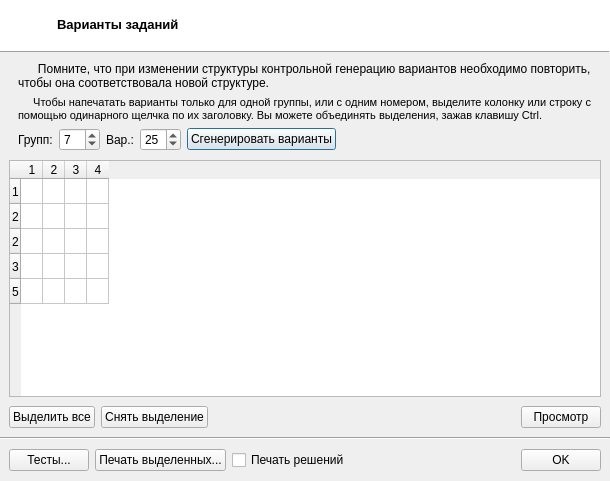
<?xml version="1.0" encoding="UTF-8"?>
<ui version="4.0">
 <class>dlgVariants</class>
 <widget class="QDialog" name="dlgVariants">
  <property name="geometry">
   <rect>
    <x>0</x>
    <y>0</y>
    <width>610</width>
    <height>481</height>
   </rect>
  </property>
  <property name="windowTitle">
   <string>Варианты</string>
  </property>
  <layout class="QGridLayout" name="gridLayout_2">
   <property name="leftMargin">
    <number>0</number>
   </property>
   <property name="topMargin">
    <number>0</number>
   </property>
   <property name="rightMargin">
    <number>0</number>
   </property>
   <property name="bottomMargin">
    <number>1</number>
   </property>
   <property name="spacing">
    <number>0</number>
   </property>
   <item row="0" column="0">
    <widget class="QFrame" name="frame_3">
     <property name="sizePolicy">
      <sizepolicy hsizetype="Preferred" vsizetype="Maximum">
       <horstretch>0</horstretch>
       <verstretch>0</verstretch>
      </sizepolicy>
     </property>
     <property name="styleSheet">
      <string notr="true">border: none;
background: white;</string>
     </property>
     <property name="frameShape">
      <enum>QFrame::StyledPanel</enum>
     </property>
     <property name="frameShadow">
      <enum>QFrame::Raised</enum>
     </property>
     <layout class="QHBoxLayout" name="horizontalLayout">
      <property name="spacing">
       <number>10</number>
      </property>
      <property name="leftMargin">
       <number>15</number>
      </property>
      <item>
       <widget class="QLabel" name="label">
        <property name="minimumSize">
         <size>
          <width>32</width>
          <height>32</height>
         </size>
        </property>
        <property name="maximumSize">
         <size>
          <width>32</width>
          <height>32</height>
         </size>
        </property>
        <property name="text">
         <string/>
        </property>
        <property name="pixmap">
         <pixmap resource="../r.qrc">:/images/apps/gthumb.png</pixmap>
        </property>
       </widget>
      </item>
      <item>
       <widget class="QLabel" name="label_2">
        <property name="text">
         <string>&lt;!DOCTYPE HTML PUBLIC &quot;-//W3C//DTD HTML 4.0//EN&quot; &quot;http://www.w3.org/TR/REC-html40/strict.dtd&quot;&gt;
&lt;html&gt;&lt;head&gt;&lt;meta name=&quot;qrichtext&quot; content=&quot;1&quot; /&gt;&lt;style type=&quot;text/css&quot;&gt;
p, li { white-space: pre-wrap; }
&lt;/style&gt;&lt;/head&gt;&lt;body style=&quot; font-family:'MS Shell Dlg 2'; font-size:8.25pt; font-weight:400; font-style:normal;&quot;&gt;
&lt;p style=&quot; margin-top:0px; margin-bottom:0px; margin-left:0px; margin-right:0px; -qt-block-indent:0; text-indent:0px;&quot;&gt;&lt;span style=&quot; font-size:10pt; font-weight:600;&quot;&gt;Варианты заданий&lt;/span&gt;&lt;/p&gt;&lt;/body&gt;&lt;/html&gt;</string>
        </property>
       </widget>
      </item>
     </layout>
    </widget>
   </item>
   <item row="1" column="0">
    <widget class="Line" name="line_2">
     <property name="frameShadow">
      <enum>QFrame::Raised</enum>
     </property>
     <property name="orientation">
      <enum>Qt::Horizontal</enum>
     </property>
    </widget>
   </item>
   <item row="2" column="0">
    <widget class="QFrame" name="frame_2">
     <property name="sizePolicy">
      <sizepolicy hsizetype="Preferred" vsizetype="MinimumExpanding">
       <horstretch>0</horstretch>
       <verstretch>0</verstretch>
      </sizepolicy>
     </property>
     <property name="frameShadow">
      <enum>QFrame::Raised</enum>
     </property>
     <layout class="QVBoxLayout" name="verticalLayout_2">
      <property name="spacing">
       <number>0</number>
      </property>
      <property name="leftMargin">
       <number>9</number>
      </property>
      <property name="topMargin">
       <number>0</number>
      </property>
      <property name="rightMargin">
       <number>9</number>
      </property>
      <property name="bottomMargin">
       <number>0</number>
      </property>
      <item>
       <widget class="QFrame" name="frame_5">
        <property name="frameShadow">
         <enum>QFrame::Raised</enum>
        </property>
        <layout class="QGridLayout" name="gridLayout">
         <item row="2" column="0">
          <widget class="QLabel" name="label_3">
           <property name="text">
            <string>Групп:</string>
           </property>
          </widget>
         </item>
         <item row="2" column="1">
          <widget class="QSpinBox" name="spnGroups">
           <property name="minimum">
            <number>1</number>
           </property>
           <property name="value">
            <number>7</number>
           </property>
          </widget>
         </item>
         <item row="2" column="2">
          <widget class="QLabel" name="label_4">
           <property name="text">
            <string>Вар.:</string>
           </property>
          </widget>
         </item>
         <item row="2" column="3">
          <widget class="QSpinBox" name="spnVariants">
           <property name="minimum">
            <number>1</number>
           </property>
           <property name="value">
            <number>25</number>
           </property>
          </widget>
         </item>
         <item row="2" column="4">
          <widget class="QPushButton" name="btnGenerate">
           <property name="text">
            <string>Сгенерировать варианты</string>
           </property>
           <property name="default">
            <bool>true</bool>
           </property>
          </widget>
         </item>
         <item row="2" column="5">
          <spacer name="horizontalSpacer_3">
           <property name="orientation">
            <enum>Qt::Horizontal</enum>
           </property>
           <property name="sizeHint" stdset="0">
            <size>
             <width>53</width>
             <height>20</height>
            </size>
           </property>
          </spacer>
         </item>
         <item row="0" column="0" colspan="6">
          <widget class="QLabel" name="label_5">
           <property name="text">
            <string>      Помните, что при изменении структуры контрольной генерацию вариантов необходимо повторить, чтобы она соответствовала новой структуре.</string>
           </property>
           <property name="wordWrap">
            <bool>true</bool>
           </property>
          </widget>
         </item>
         <item row="1" column="0" colspan="6">
          <widget class="QLabel" name="label_6">
           <property name="text">
            <string>&lt;!DOCTYPE HTML PUBLIC &quot;-//W3C//DTD HTML 4.0//EN&quot; &quot;http://www.w3.org/TR/REC-html40/strict.dtd&quot;&gt;
&lt;html&gt;&lt;head&gt;&lt;meta name=&quot;qrichtext&quot; content=&quot;1&quot; /&gt;&lt;style type=&quot;text/css&quot;&gt;
p, li { white-space: pre-wrap; }
&lt;/style&gt;&lt;/head&gt;&lt;body style=&quot; font-family:'MS Shell Dlg 2'; font-size:8.25pt; font-weight:400; font-style:normal;&quot;&gt;
&lt;p style=&quot; margin-top:0px; margin-bottom:0px; margin-left:0px; margin-right:0px; -qt-block-indent:0; text-indent:0px;&quot;&gt;&lt;span style=&quot; font-size:8pt;&quot;&gt;     Чтобы напечатать варианты только для одной группы, или с одним номером, выделите колонку или строку с помощью одинарного щелчка по их заголовку. Вы можете объединять выделения, зажав клавишу Ctrl.&lt;/span&gt;&lt;/p&gt;&lt;/body&gt;&lt;/html&gt;</string>
           </property>
           <property name="wordWrap">
            <bool>true</bool>
           </property>
          </widget>
         </item>
        </layout>
       </widget>
      </item>
      <item>
       <widget class="QTableWidget" name="tblVariants">
        <attribute name="horizontalHeaderDefaultSectionSize">
         <number>22</number>
        </attribute>
        <attribute name="horizontalHeaderMinimumSectionSize">
         <number>19</number>
        </attribute>
        <attribute name="verticalHeaderDefaultSectionSize">
         <number>25</number>
        </attribute>
        <row>
         <property name="text">
          <string>1</string>
         </property>
        </row>
        <row>
         <property name="text">
          <string>2</string>
         </property>
        </row>
        <row>
         <property name="text">
          <string>2</string>
         </property>
        </row>
        <row>
         <property name="text">
          <string>3</string>
         </property>
        </row>
        <row>
         <property name="text">
          <string>5</string>
         </property>
        </row>
        <column>
         <property name="text">
          <string>1</string>
         </property>
        </column>
        <column>
         <property name="text">
          <string>2</string>
         </property>
        </column>
        <column>
         <property name="text">
          <string>3</string>
         </property>
        </column>
        <column>
         <property name="text">
          <string>4</string>
         </property>
        </column>
       </widget>
      </item>
      <item>
       <widget class="QFrame" name="frame">
        <property name="sizePolicy">
         <sizepolicy hsizetype="Preferred" vsizetype="Maximum">
          <horstretch>0</horstretch>
          <verstretch>0</verstretch>
         </sizepolicy>
        </property>
        <property name="frameShadow">
         <enum>QFrame::Raised</enum>
        </property>
        <layout class="QHBoxLayout" name="horizontalLayout_2">
         <property name="leftMargin">
          <number>0</number>
         </property>
         <property name="topMargin">
          <number>9</number>
         </property>
         <property name="rightMargin">
          <number>0</number>
         </property>
         <property name="bottomMargin">
          <number>9</number>
         </property>
         <item>
          <widget class="QPushButton" name="btnSelectAll">
           <property name="text">
            <string>Выделить все</string>
           </property>
          </widget>
         </item>
         <item>
          <widget class="QPushButton" name="btnSelectNone">
           <property name="text">
            <string>Снять выделение</string>
           </property>
          </widget>
         </item>
         <item>
          <spacer name="horizontalSpacer">
           <property name="orientation">
            <enum>Qt::Horizontal</enum>
           </property>
           <property name="sizeHint" stdset="0">
            <size>
             <width>40</width>
             <height>20</height>
            </size>
           </property>
          </spacer>
         </item>
         <item>
          <widget class="QPushButton" name="btnViewVariant">
           <property name="text">
            <string>Просмотр</string>
           </property>
          </widget>
         </item>
        </layout>
       </widget>
      </item>
     </layout>
    </widget>
   </item>
   <item row="3" column="0">
    <widget class="Line" name="line">
     <property name="frameShadow">
      <enum>QFrame::Sunken</enum>
     </property>
     <property name="orientation">
      <enum>Qt::Horizontal</enum>
     </property>
    </widget>
   </item>
   <item row="4" column="0">
    <widget class="QFrame" name="frame_4">
     <property name="sizePolicy">
      <sizepolicy hsizetype="Preferred" vsizetype="Maximum">
       <horstretch>0</horstretch>
       <verstretch>0</verstretch>
      </sizepolicy>
     </property>
     <property name="frameShadow">
      <enum>QFrame::Raised</enum>
     </property>
     <layout class="QHBoxLayout" name="horizontalLayout_3">
      <item>
       <widget class="QPushButton" name="btnWebTests">
        <property name="text">
         <string>Тесты...</string>
        </property>
       </widget>
      </item>
      <item>
       <widget class="QPushButton" name="btnPrintSelected">
        <property name="text">
         <string>Печать выделенных...</string>
        </property>
       </widget>
      </item>
      <item>
       <widget class="QCheckBox" name="chkPrintSolutions">
        <property name="text">
         <string>Печать решений</string>
        </property>
       </widget>
      </item>
      <item>
       <widget class="QDialogButtonBox" name="btnbox">
        <property name="standardButtons">
         <set>QDialogButtonBox::Ok</set>
        </property>
       </widget>
      </item>
     </layout>
    </widget>
   </item>
  </layout>
 </widget>
 <resources>
  <include location="../r.qrc"/>
 </resources>
 <connections/>
</ui>
